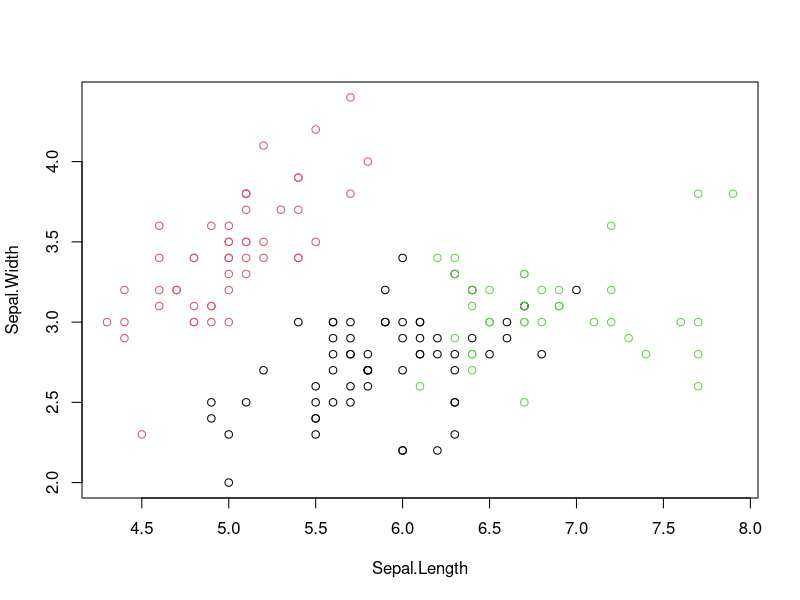

Write the R code that produced this figure.
# ===============================================
#    Non-Hierarchical Clustering : 비계층적 군집분석 
# ===============================================
# 처음부터 군집 갯수를 정해두고 최적의 Clustering 수행 

# > Kmeans -> 'seeds' : 군집 생성 중심 points 

# 데이터 준비 
data(iris)
newiris <- iris
newiris$Species <- NULL 

# 훈련(학습)
kc <- kmeans(newiris,3) # 3개의 군집으로 나눔 

# 결과 비교 
table(iris$Species, kc$cluster) 
# > 목적집단(Species)를 지정해두지 않고 특성값들의 거리로만 구분한 군집이 실제 집단(Species)와 얼마나 일치하는지 
#             1  2  3
# setosa      50 0 17
# versicolor  0 2  48     --> 2: virginica/ 3 : versicolor
# virginica   0 36  0


# 시각화 
plot(newiris[c("Sepal.Length", "Sepal.Width")], col = kc$cluster)
#  두 개의 변수 사용하여 데이터를 색깔로 구분된 클러스터링 결과로 시각화
